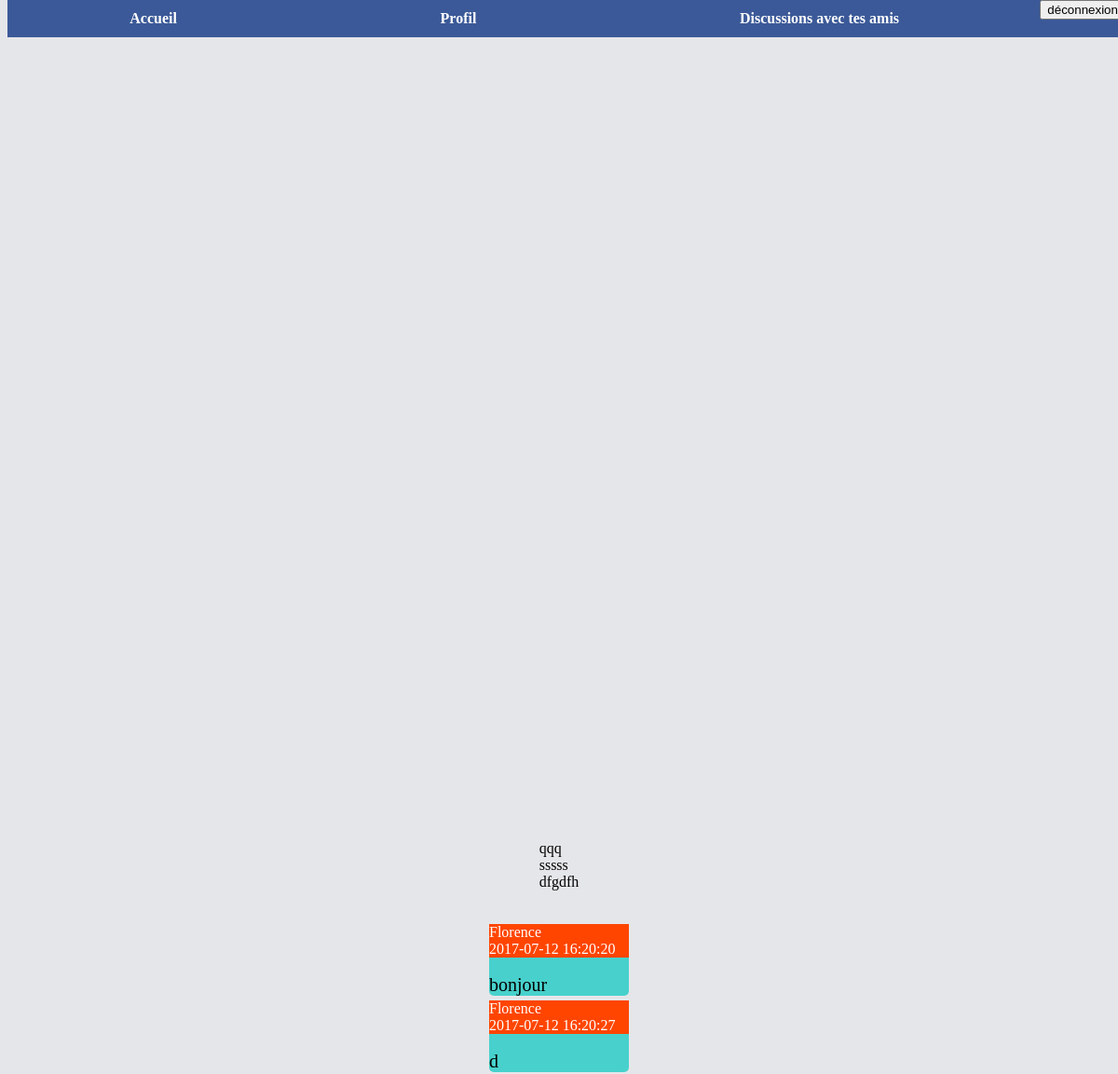
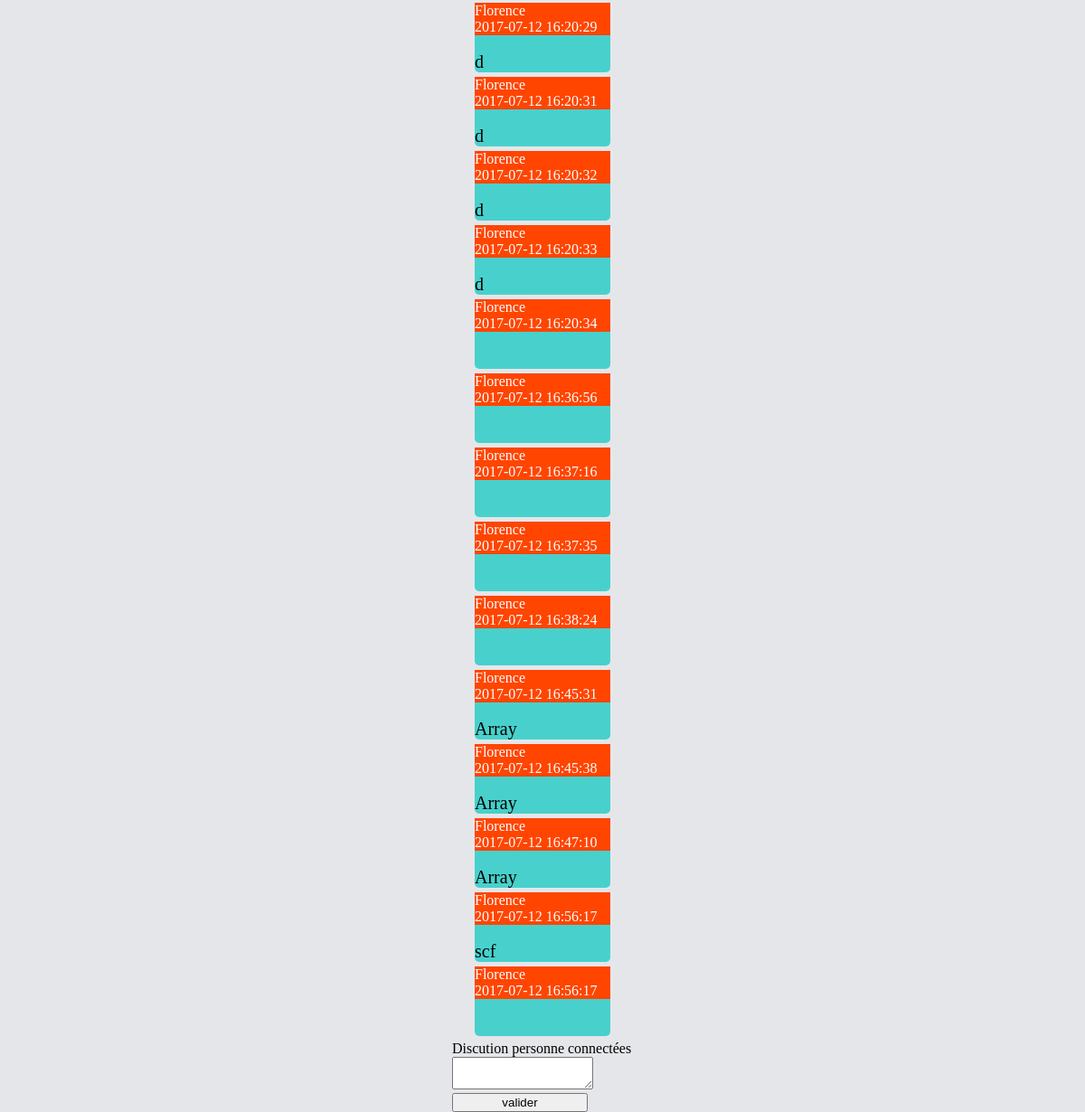
Page /index.php?page=discut&messages=succes& (signed in) on the committed database (2 pictures, top to bottom).
### tables this page shows
CREATE TABLE `questions` (
  `id` int(11) NOT NULL AUTO_INCREMENT,
  `sujet` varchar(200) DEFAULT NULL,
  `description` varchar(10000) DEFAULT NULL,
  `datecreate` datetime DEFAULT NULL,
  `username` varchar(250) DEFAULT NULL,
  `domaine` varchar(250) DEFAULT NULL,
  PRIMARY KEY (`id`)
);

### model/fonctions.php (called while the page is built, shortened)
<?php
function getconnexion(){
    $connexion = new PDO('mysql:host=localhost;dbname=forum;charset=UTF8','root','root');
    $connexion->setAttribute(PDO::ATTR_ERRMODE, PDO::ERRMODE_EXCEPTION);
    $connexion->setAttribute(PDO::ATTR_EMULATE_PREPARES, false);
    return $connexion;
}
function getquestions(){
  $connexion = getconnexion();
$object = $connexion->prepare('SELECT * FROM questions');
 $object->execute(array());
$questions = $object->fetchAll(PDO::FETCH_ASSOC);
return $questions;
 }
  ?>

### views/discut.php (the view, shortened to what this page needs)
<!DOCTYPE html>
<html lang="en">
<head>
    <link rel="stylesheet" href="views/styles.css">
    <link rel="stylesheet" href="views/styyle.css">
 <section class="barre">
      <a id="Profil" href="index.php?page=profil"> Accueil </a>
         <a id="Creer une discussion " href="index.php?page=profil"> Profil </a>
          <a id="mesdiscut" href="index.php?page=discut"> Discussions avec tes amis </a>
           <form action="service/servicedeco.php" method="post">
              <input type="submit" value="déconnexion" id="ok" />
            </form>
     </section>
<section id="messagess">
 <?php if (!empty($questions)):?>
        <?php
       $questions= getquestions();
       foreach($questions as $result){
                echo($result["sujet"]);
                echo"<br>";
       }
        foreach($questions as $result){
            echo"<section id='bulle'>";
            echo"<div id='usr'>";
                echo $user['username'];;
                echo"<br>";
                  echo($result["datecreate"]);
                 echo"<br>";
                 echo"</div>";
                 echo"<br>";
                 echo"<div id='descri'>";
                echo($result["description"]);
                 echo"<br>";
                echo"</div>";
                 echo"</section>";
        }
  ?>
     <?php endif; ?>
     <section id="discut">
    <form  id="formu" action="service/serviceforum.php"  method="post">
    <div id ="validersms">
    <label> Discution personne connectées </label>
    <textarea id="description" type="text" name="description">
      </textarea>
         <input  id="valide" type="submit" value="valider" />
</div>
    </form>
    </section>
</section>
    </head>
<body>

### views/styles.css (style rules this page uses)
body { background-color: #E5E6E9 }
a { text-decoration: none; color:white; text-decoration-line: none; }
.barre { width: 100%; height:40px; background-color: #3b5998; position:fixed; top:0px; margin:0px; display:flex; z-index: 99; }
.barre a { line-height :28px; font-weight:bold; padding-right:20px; vertical-align: top; justify-content: center; margin:auto; }
#formu { display:flex; justify-content: center; width:200px; flex-direction: column; }
#discut textarea { width:150px; }
#discut input { width:150px; }
#bulle { background-color: mediumturquoise; border-radius:5px; margin-bottom: 5px; width:150px; color:blue; }
#descri { font-size:20px; color:black; }
#usr { background-color: orangered; color:white; }
#messagess { display:flex; justify-content: center; position:relative; align-items:center; align-content: center; flex-direction:column; top:696px; }

### rows in the picture
questions: sujet "qqq", datecreate "2017-07-12 16:45:31", description "Array"
questions: sujet "sssss", datecreate "2017-07-12 16:45:38", description "Array"
questions: sujet "dfgdfh", datecreate "2017-07-12 16:47:10", description "Array"
questions: datecreate "2017-07-12 16:20:20", description "bonjour"
questions: datecreate "2017-07-12 16:20:27", description "d"
questions: datecreate "2017-07-12 16:20:29", description "d"
questions: datecreate "2017-07-12 16:20:31", description "d"
questions: datecreate "2017-07-12 16:20:32", description "d"
questions: datecreate "2017-07-12 16:20:33", description "d"
questions: datecreate "2017-07-12 16:20:34"
questions: datecreate "2017-07-12 16:36:56"
questions: datecreate "2017-07-12 16:37:16"
questions: datecreate "2017-07-12 16:37:35"
questions: datecreate "2017-07-12 16:38:24"
questions: datecreate "2017-07-12 16:56:17", description "scf"
questions: datecreate "2017-07-12 16:56:17"
